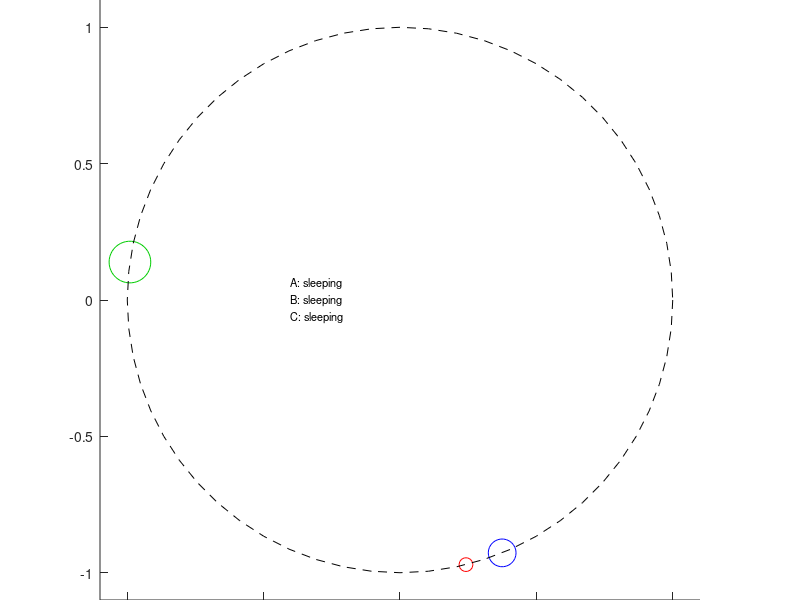

Recreate this plot in MATLAB. (Note: this script raises an error after producing the figure.)
%script for animating solution to the three paratrooper problem

%I'm using polar coordinates for this, because it makes it all easier. If
%you wanted, you could started with random cartesian locations for the
%three troopers, then calculate the circle they encompas

rng(6);
gifName = 'paratroopers.gif';
frameDelay = 0.04;

%speed (in degrees/tick)
speed = 4;

r = 1; %radius of troopers
centre = [0, 0]; %centre of the trooper circle

%angles of each trooper (degrees)
troopAng = floor(rand(3, 1) * 360/speed)*speed;

%waketime for each
%wakeTick = ceil(rand(3, 1) * 100);
wakeTick = [30, 10, 40];
awake = zeros(3, 1);


f = figure('Position', [350 350 200 200]);
a = axes('Position', [0 0 1 1]);
troopPlot = scatter(r*cosd(troopAng) + centre(1), r*sind(troopAng) + centre(2),...
    [10^2 20^2 30^2], [1 0 0; 0 0 1; 0 0.8 0]);
hold on
xlim([-1.1 1.1]);
ylim([-1.1 1.1]);
axis square;
rectangle('Position', [centre(1)-r, centre(2)-r, r*2, r*2], ...
    'Curvature', 1, 'LineStyle', '--');

infoText = text(centre(1)-0.4, centre(2), {...
    'A: sleeping'
    'B: sleeping'
    'C: sleeping'}, 'HorizontalAlignment', 'left', 'FontSize', 8);

a.XAxis.Visible = 'off';
a.YAxis.Visible = 'off';

for tick=(1:5000)
    %wake up sleepy heads
    if wakeTick(1) == tick
        awake(1) = 1;
        infoText.String{1} = 'A: waiting';
    end
    if wakeTick(2) == tick
        awake(2) = 1;
        infoText.String{2} = 'B: circling';
    end
    if wakeTick(3) == tick
        awake(3) = 1;
        CSavedPositions = troopAng(1:2);
        CTarget = 1;
        CWait = 0;
        plot(r*cosd(troopAng(2)) + centre(1), r*sind(troopAng(2)) + centre(2),...
            'Marker', 'x', 'Color', [0 0 1], 'MarkerSize', 10);
        plot(r*cosd(troopAng(1)) + centre(1), r*sind(troopAng(1)) + centre(2), ...
            'Marker', '*', 'Color', [1 0 0], 'MarkerSize', 5);
    end
    
    %B just walks in circles
    if awake(2)
       troopAng(2) = mod(troopAng(2) + speed, 360); 
    end
    
    %C goes between the two position he knows
    if awake(3)
        %if he's walking
        if CWait==0
            if troopAng(3) == CSavedPositions(CTarget+1)
                CWait = 360/speed;
                CTarget = mod(CTarget + 1, 2);
                infoText.String{3} = 'C: waiting for B to circle once';
            else
                troopAng(3) = mod(troopAng(3) + speed, 360);
                if CTarget == 0
                    infoText.String{3} = 'C: walking towards point *';
                else
                    infoText.String{3} = 'C: walking towards point x';
                end
            end
        else %if he's waiting
            CWait = CWait - 1;
        end
    end
    troopPlot.XData = r*cosd(troopAng) + centre(1);
    troopPlot.YData = r*sind(troopAng) + centre(2);
    drawnow;
    
    if all(troopAng == troopAng(1))
        break
    end
    pause(frameDelay);
    
    if ~isempty(gifName)
        frame = getframe(f);
        im = frame2im(frame);
        [imind,cm] = rgb2ind(im,256);
        if tick == 1
            imwrite(imind,cm,gifName,'gif', 'Loopcount',inf, 'DelayTime',frameDelay);
        else
            imwrite(imind,cm,gifName,'gif','WriteMode','append', 'DelayTime',frameDelay);
        end
    end
    
end
